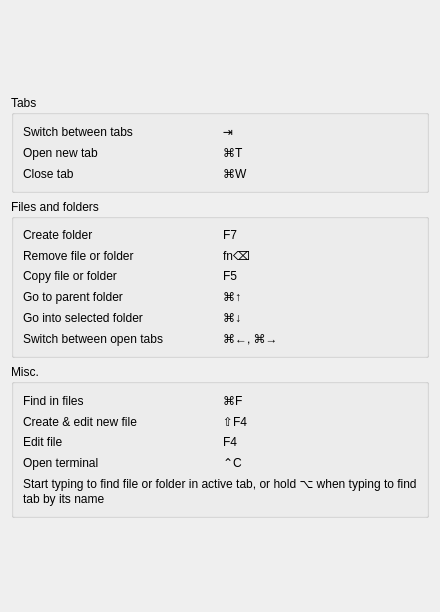
<?xml version="1.0" encoding="UTF-8"?>
<ui version="4.0">
 <class>HelpPanel</class>
 <widget class="QWidget" name="HelpPanel">
  <property name="geometry">
   <rect>
    <x>0</x>
    <y>0</y>
    <width>440</width>
    <height>612</height>
   </rect>
  </property>
  <property name="windowTitle">
   <string>Quick help</string>
  </property>
  <layout class="QVBoxLayout" name="verticalLayout">
   <item>
    <spacer name="verticalSpacer_2">
     <property name="orientation">
      <enum>Qt::Vertical</enum>
     </property>
     <property name="sizeHint" stdset="0">
      <size>
       <width>20</width>
       <height>46</height>
      </size>
     </property>
    </spacer>
   </item>
   <item>
    <widget class="QGroupBox" name="groupBox">
     <property name="title">
      <string>Tabs</string>
     </property>
     <layout class="QGridLayout" name="gridLayout">
      <item row="1" column="0">
       <widget class="QLabel" name="label_4">
        <property name="text">
         <string>Switch between tabs </string>
        </property>
       </widget>
      </item>
      <item row="1" column="1">
       <widget class="QLabel" name="label_5">
        <property name="text">
         <string>⇥</string>
        </property>
       </widget>
      </item>
      <item row="2" column="1">
       <widget class="QLabel" name="label_2">
        <property name="text">
         <string>⌘T</string>
        </property>
       </widget>
      </item>
      <item row="2" column="0">
       <widget class="QLabel" name="label_6">
        <property name="text">
         <string>Open new tab</string>
        </property>
       </widget>
      </item>
      <item row="3" column="0">
       <widget class="QLabel" name="label_7">
        <property name="text">
         <string>Close tab</string>
        </property>
       </widget>
      </item>
      <item row="3" column="1">
       <widget class="QLabel" name="label_3">
        <property name="text">
         <string>⌘W</string>
        </property>
       </widget>
      </item>
     </layout>
    </widget>
   </item>
   <item>
    <widget class="QGroupBox" name="groupBox_2">
     <property name="title">
      <string>Files and folders</string>
     </property>
     <layout class="QGridLayout" name="gridLayout_2">
      <item row="5" column="0">
       <widget class="QLabel" name="label_24">
        <property name="text">
         <string>Switch between open tabs</string>
        </property>
       </widget>
      </item>
      <item row="3" column="0">
       <widget class="QLabel" name="label_14">
        <property name="text">
         <string>Go to parent folder</string>
        </property>
       </widget>
      </item>
      <item row="1" column="1">
       <widget class="QLabel" name="label_16">
        <property name="text">
         <string>fn⌫</string>
        </property>
       </widget>
      </item>
      <item row="2" column="1">
       <widget class="QLabel" name="label_13">
        <property name="text">
         <string>F5</string>
        </property>
       </widget>
      </item>
      <item row="2" column="0">
       <widget class="QLabel" name="label_8">
        <property name="text">
         <string>Copy file or folder</string>
        </property>
       </widget>
      </item>
      <item row="5" column="1">
       <widget class="QLabel" name="label_25">
        <property name="text">
         <string>⌘←, ⌘→</string>
        </property>
       </widget>
      </item>
      <item row="0" column="1">
       <widget class="QLabel" name="label_15">
        <property name="text">
         <string>F7</string>
        </property>
       </widget>
      </item>
      <item row="1" column="0">
       <widget class="QLabel" name="label_9">
        <property name="text">
         <string>Remove file or folder</string>
        </property>
       </widget>
      </item>
      <item row="0" column="0">
       <widget class="QLabel" name="label_10">
        <property name="text">
         <string>Create folder</string>
        </property>
       </widget>
      </item>
      <item row="3" column="1">
       <widget class="QLabel" name="label_23">
        <property name="text">
         <string>⌘↑</string>
        </property>
       </widget>
      </item>
      <item row="4" column="0">
       <widget class="QLabel" name="label_26">
        <property name="text">
         <string>Go into selected folder</string>
        </property>
       </widget>
      </item>
      <item row="4" column="1">
       <widget class="QLabel" name="label_27">
        <property name="text">
         <string>⌘↓</string>
        </property>
       </widget>
      </item>
     </layout>
    </widget>
   </item>
   <item>
    <widget class="QGroupBox" name="groupBox_3">
     <property name="title">
      <string>Misc.</string>
     </property>
     <layout class="QGridLayout" name="gridLayout_3">
      <item row="3" column="0">
       <widget class="QLabel" name="label_19">
        <property name="text">
         <string>Edit file</string>
        </property>
       </widget>
      </item>
      <item row="1" column="0">
       <widget class="QLabel" name="label_21">
        <property name="text">
         <string>Find in files</string>
        </property>
       </widget>
      </item>
      <item row="2" column="0">
       <widget class="QLabel" name="label_17">
        <property name="text">
         <string>Create &amp; edit new file</string>
        </property>
       </widget>
      </item>
      <item row="3" column="1">
       <widget class="QLabel" name="label_20">
        <property name="text">
         <string>F4</string>
        </property>
       </widget>
      </item>
      <item row="1" column="1">
       <widget class="QLabel" name="label_22">
        <property name="text">
         <string>⌘F</string>
        </property>
       </widget>
      </item>
      <item row="2" column="1">
       <widget class="QLabel" name="label_18">
        <property name="text">
         <string>⇧F4</string>
        </property>
       </widget>
      </item>
      <item row="4" column="1">
       <widget class="QLabel" name="label_12">
        <property name="text">
         <string>⌃C</string>
        </property>
       </widget>
      </item>
      <item row="4" column="0">
       <widget class="QLabel" name="label_11">
        <property name="text">
         <string>Open terminal</string>
        </property>
       </widget>
      </item>
      <item row="5" column="0" colspan="2">
       <widget class="QLabel" name="label_28">
        <property name="text">
         <string>Start typing to find file or folder in active tab, or hold ⌥ when typing to find tab by its name</string>
        </property>
        <property name="wordWrap">
         <bool>true</bool>
        </property>
       </widget>
      </item>
     </layout>
    </widget>
   </item>
   <item>
    <spacer name="verticalSpacer">
     <property name="orientation">
      <enum>Qt::Vertical</enum>
     </property>
     <property name="sizeHint" stdset="0">
      <size>
       <width>20</width>
       <height>40</height>
      </size>
     </property>
    </spacer>
   </item>
  </layout>
 </widget>
 <resources/>
 <connections/>
</ui>
